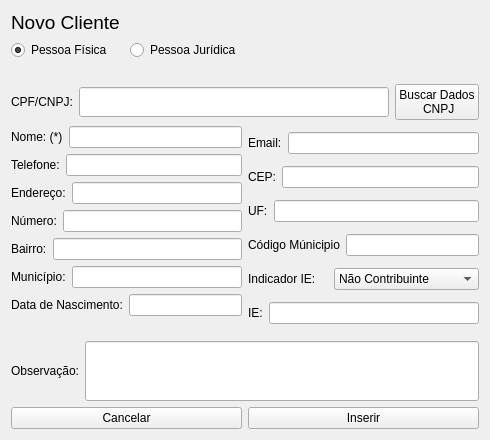
<?xml version="1.0" encoding="UTF-8"?>
<ui version="4.0">
 <class>InserirCliente</class>
 <widget class="QWidget" name="InserirCliente">
  <property name="geometry">
   <rect>
    <x>0</x>
    <y>0</y>
    <width>490</width>
    <height>440</height>
   </rect>
  </property>
  <property name="windowTitle">
   <string>Inserir Cliente</string>
  </property>
  <layout class="QGridLayout" name="gridLayout">
   <item row="0" column="0">
    <widget class="QLabel" name="label_7">
     <property name="font">
      <font>
       <pointsize>14</pointsize>
      </font>
     </property>
     <property name="text">
      <string>Novo Cliente</string>
     </property>
    </widget>
   </item>
   <item row="1" column="0">
    <layout class="QHBoxLayout" name="horizontalLayout_8">
     <item>
      <widget class="QRadioButton" name="RadioB_Pfisica">
       <property name="text">
        <string>Pessoa Física</string>
       </property>
       <property name="checked">
        <bool>true</bool>
       </property>
      </widget>
     </item>
     <item>
      <widget class="QRadioButton" name="RadioB_Pjuridica">
       <property name="text">
        <string>Pessoa Jurídica</string>
       </property>
      </widget>
     </item>
    </layout>
   </item>
   <item row="2" column="1">
    <spacer name="verticalSpacer_2">
     <property name="orientation">
      <enum>Qt::Orientation::Vertical</enum>
     </property>
     <property name="sizeHint" stdset="0">
      <size>
       <width>20</width>
       <height>40</height>
      </size>
     </property>
    </spacer>
   </item>
   <item row="3" column="0" colspan="2">
    <layout class="QHBoxLayout" name="horizontalLayout_5">
     <item>
      <widget class="QLabel" name="label_5">
       <property name="text">
        <string>CPF/CNPJ:</string>
       </property>
      </widget>
     </item>
     <item>
      <widget class="QLineEdit" name="Ledit_Cpf">
       <property name="minimumSize">
        <size>
         <width>0</width>
         <height>30</height>
        </size>
       </property>
      </widget>
     </item>
     <item>
      <widget class="QPushButton" name="Btn_BuscaDados">
       <property name="text">
        <string>Buscar Dados 
 CNPJ</string>
       </property>
      </widget>
     </item>
    </layout>
   </item>
   <item row="4" column="0" colspan="2">
    <layout class="QHBoxLayout" name="horizontalLayout_17">
     <item>
      <layout class="QVBoxLayout" name="verticalLayout">
       <item>
        <layout class="QHBoxLayout" name="horizontalLayout">
         <item>
          <widget class="QLabel" name="label">
           <property name="text">
            <string>Nome: (*)</string>
           </property>
          </widget>
         </item>
         <item>
          <widget class="QLineEdit" name="Ledit_Nome"/>
         </item>
        </layout>
       </item>
       <item>
        <layout class="QHBoxLayout" name="horizontalLayout_3">
         <item>
          <widget class="QLabel" name="label_3">
           <property name="text">
            <string>Telefone:</string>
           </property>
          </widget>
         </item>
         <item>
          <widget class="QLineEdit" name="Ledit_Telefone"/>
         </item>
        </layout>
       </item>
       <item>
        <layout class="QHBoxLayout" name="horizontalLayout_4">
         <item>
          <widget class="QLabel" name="label_4">
           <property name="text">
            <string>Endereço:</string>
           </property>
          </widget>
         </item>
         <item>
          <widget class="QLineEdit" name="Ledit_Endereco"/>
         </item>
        </layout>
       </item>
       <item>
        <layout class="QHBoxLayout" name="horizontalLayout_10">
         <item>
          <widget class="QLabel" name="label_9">
           <property name="text">
            <string>Número:</string>
           </property>
          </widget>
         </item>
         <item>
          <widget class="QLineEdit" name="Ledit_Numero">
           <property name="autoFillBackground">
            <bool>false</bool>
           </property>
          </widget>
         </item>
        </layout>
       </item>
       <item>
        <layout class="QHBoxLayout" name="horizontalLayout_11">
         <item>
          <widget class="QLabel" name="label_10">
           <property name="text">
            <string>Bairro:</string>
           </property>
          </widget>
         </item>
         <item>
          <widget class="QLineEdit" name="Ledit_Bairro"/>
         </item>
        </layout>
       </item>
       <item>
        <layout class="QHBoxLayout" name="horizontalLayout_12">
         <item>
          <widget class="QLabel" name="label_11">
           <property name="text">
            <string>Município:</string>
           </property>
          </widget>
         </item>
         <item>
          <widget class="QLineEdit" name="Ledit_Municipio"/>
         </item>
        </layout>
       </item>
       <item>
        <layout class="QHBoxLayout" name="horizontalLayout_6">
         <item>
          <widget class="QLabel" name="label_6">
           <property name="text">
            <string>Data de Nascimento:</string>
           </property>
          </widget>
         </item>
         <item>
          <widget class="QLineEdit" name="Ledit_DataNascimento"/>
         </item>
        </layout>
       </item>
       <item>
        <spacer name="verticalSpacer">
         <property name="orientation">
          <enum>Qt::Orientation::Vertical</enum>
         </property>
         <property name="sizeHint" stdset="0">
          <size>
           <width>20</width>
           <height>40</height>
          </size>
         </property>
        </spacer>
       </item>
      </layout>
     </item>
     <item>
      <layout class="QVBoxLayout" name="verticalLayout_2">
       <item>
        <layout class="QHBoxLayout" name="horizontalLayout_2">
         <item>
          <widget class="QLabel" name="label_2">
           <property name="text">
            <string>Email:</string>
           </property>
          </widget>
         </item>
         <item>
          <widget class="QLineEdit" name="Ledit_Email"/>
         </item>
        </layout>
       </item>
       <item>
        <layout class="QHBoxLayout" name="horizontalLayout_15">
         <item>
          <widget class="QLabel" name="label_14">
           <property name="text">
            <string>CEP:</string>
           </property>
          </widget>
         </item>
         <item>
          <widget class="QLineEdit" name="Ledit_CEP"/>
         </item>
        </layout>
       </item>
       <item>
        <layout class="QHBoxLayout" name="horizontalLayout_14">
         <item>
          <widget class="QLabel" name="label_13">
           <property name="text">
            <string>UF:</string>
           </property>
          </widget>
         </item>
         <item>
          <widget class="QLineEdit" name="Ledit_UF"/>
         </item>
        </layout>
       </item>
       <item>
        <layout class="QHBoxLayout" name="horizontalLayout_13">
         <item>
          <widget class="QLabel" name="label_12">
           <property name="text">
            <string>Código Múnicipio</string>
           </property>
          </widget>
         </item>
         <item>
          <widget class="QLineEdit" name="Ledit_CMun"/>
         </item>
        </layout>
       </item>
       <item>
        <layout class="QHBoxLayout" name="horizontalLayout_9">
         <item>
          <widget class="QLabel" name="label_8">
           <property name="maximumSize">
            <size>
             <width>80</width>
             <height>16777215</height>
            </size>
           </property>
           <property name="text">
            <string>Indicador IE:</string>
           </property>
          </widget>
         </item>
         <item>
          <widget class="QComboBox" name="CBox_IndIEDest">
           <item>
            <property name="text">
             <string>Não Contribuinte</string>
            </property>
           </item>
           <item>
            <property name="text">
             <string>Contribuinte ICMS</string>
            </property>
           </item>
           <item>
            <property name="text">
             <string>Contribuinte Isento</string>
            </property>
           </item>
          </widget>
         </item>
        </layout>
       </item>
       <item>
        <layout class="QHBoxLayout" name="horizontalLayout_16">
         <item>
          <widget class="QLabel" name="label_15">
           <property name="text">
            <string>IE:</string>
           </property>
          </widget>
         </item>
         <item>
          <widget class="QLineEdit" name="Ledit_IE"/>
         </item>
        </layout>
       </item>
      </layout>
     </item>
    </layout>
   </item>
   <item row="5" column="0" colspan="2">
    <layout class="QHBoxLayout" name="horizontalLayout_18">
     <item>
      <widget class="QLabel" name="label_16">
       <property name="text">
        <string>Observação:</string>
       </property>
      </widget>
     </item>
     <item>
      <widget class="QLineEdit" name="Ledit_OBS">
       <property name="minimumSize">
        <size>
         <width>0</width>
         <height>60</height>
        </size>
       </property>
       <property name="text">
        <string/>
       </property>
       <property name="maxLength">
        <number>255</number>
       </property>
       <property name="alignment">
        <set>Qt::AlignmentFlag::AlignLeading|Qt::AlignmentFlag::AlignLeft|Qt::AlignmentFlag::AlignTop</set>
       </property>
      </widget>
     </item>
    </layout>
   </item>
   <item row="6" column="0" colspan="2">
    <layout class="QHBoxLayout" name="horizontalLayout_7">
     <item>
      <widget class="QPushButton" name="Btn_Cancelar">
       <property name="text">
        <string>Cancelar</string>
       </property>
      </widget>
     </item>
     <item>
      <widget class="QPushButton" name="Btn_Inserir">
       <property name="text">
        <string>Inserir</string>
       </property>
      </widget>
     </item>
    </layout>
   </item>
  </layout>
 </widget>
 <resources/>
 <connections/>
</ui>
